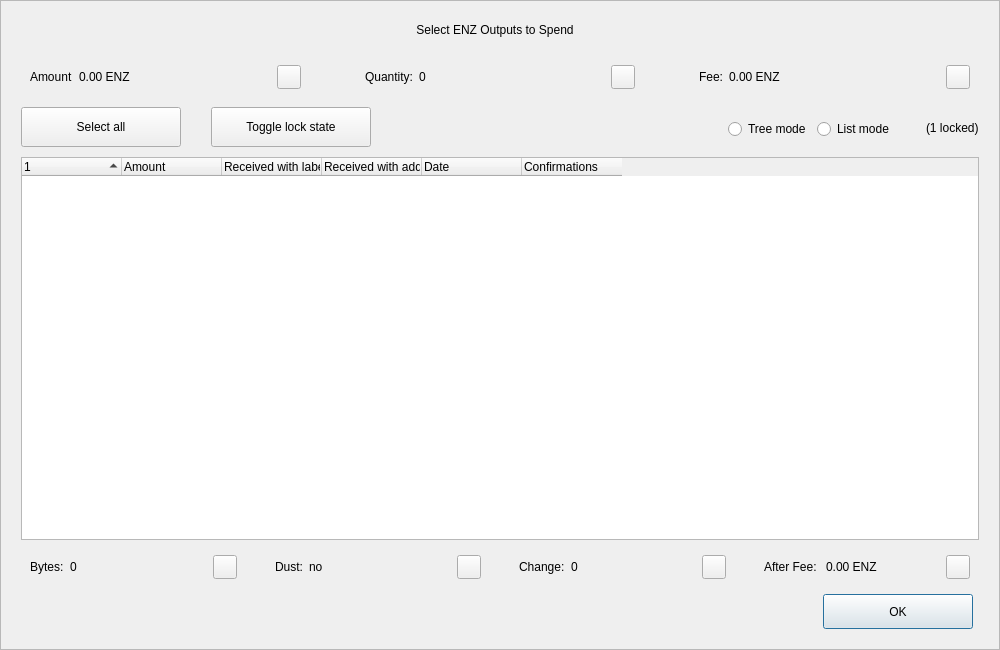
<?xml version="1.0" encoding="UTF-8"?>
<ui version="4.0">
 <class>CoinControlDialog</class>
 <widget class="QDialog" name="CoinControlDialog">
  <property name="geometry">
   <rect>
    <x>0</x>
    <y>0</y>
    <width>1000</width>
    <height>650</height>
   </rect>
  </property>
  <property name="minimumSize">
   <size>
    <width>950</width>
    <height>650</height>
   </size>
  </property>
  <property name="windowTitle">
   <string>Coin Selection</string>
  </property>
  <property name="styleSheet">
   <string notr="true"/>
  </property>
  <layout class="QVBoxLayout" name="verticalLayout">
   <property name="spacing">
    <number>0</number>
   </property>
   <property name="leftMargin">
    <number>0</number>
   </property>
   <property name="topMargin">
    <number>0</number>
   </property>
   <property name="rightMargin">
    <number>0</number>
   </property>
   <property name="bottomMargin">
    <number>0</number>
   </property>
   <item>
    <widget class="QFrame" name="frameContainer">
     <property name="toolTipDuration">
      <number>0</number>
     </property>
     <property name="frameShape">
      <enum>QFrame::StyledPanel</enum>
     </property>
     <property name="frameShadow">
      <enum>QFrame::Raised</enum>
     </property>
     <layout class="QVBoxLayout" name="verticalLayout_2">
      <property name="leftMargin">
       <number>0</number>
      </property>
      <property name="rightMargin">
       <number>0</number>
      </property>
      <property name="bottomMargin">
       <number>20</number>
      </property>
      <item>
       <layout class="QHBoxLayout" name="horizontalLayout_12">
        <property name="spacing">
         <number>0</number>
        </property>
        <property name="leftMargin">
         <number>20</number>
        </property>
        <property name="rightMargin">
         <number>30</number>
        </property>
        <item>
         <spacer name="horizontalSpacer_4">
          <property name="orientation">
           <enum>Qt::Horizontal</enum>
          </property>
          <property name="sizeHint" stdset="0">
           <size>
            <width>40</width>
            <height>20</height>
           </size>
          </property>
         </spacer>
        </item>
        <item>
         <widget class="QLabel" name="labelTitle">
          <property name="minimumSize">
           <size>
            <width>0</width>
            <height>40</height>
           </size>
          </property>
          <property name="maximumSize">
           <size>
            <width>16777215</width>
            <height>40</height>
           </size>
          </property>
          <property name="text">
           <string>Select ENZ Outputs to Spend</string>
          </property>
          <property name="alignment">
           <set>Qt::AlignCenter</set>
          </property>
          <property name="margin">
           <number>7</number>
          </property>
         </widget>
        </item>
        <item>
         <spacer name="horizontalSpacer_5">
          <property name="orientation">
           <enum>Qt::Horizontal</enum>
          </property>
          <property name="sizeHint" stdset="0">
           <size>
            <width>40</width>
            <height>20</height>
           </size>
          </property>
         </spacer>
        </item>
       </layout>
      </item>
      <item>
       <layout class="QHBoxLayout" name="horizontalLayout_8">
        <property name="leftMargin">
         <number>20</number>
        </property>
        <property name="rightMargin">
         <number>20</number>
        </property>
        <item>
         <widget class="QWidget" name="layoutAmount" native="true">
          <layout class="QHBoxLayout" name="horizontalLayout_9" stretch="0,1,0">
           <item>
            <widget class="QLabel" name="labelCoinControlAmountText">
             <property name="text">
              <string>Amount</string>
             </property>
            </widget>
           </item>
           <item>
            <widget class="QLabel" name="labelCoinControlAmount">
             <property name="text">
              <string>0.00 ENZ</string>
             </property>
            </widget>
           </item>
           <item alignment="Qt::AlignHCenter|Qt::AlignVCenter">
            <widget class="QPushButton" name="pushButtonAmount">
             <property name="minimumSize">
              <size>
               <width>0</width>
               <height>24</height>
              </size>
             </property>
             <property name="maximumSize">
              <size>
               <width>24</width>
               <height>26</height>
              </size>
             </property>
             <property name="focusPolicy">
              <enum>Qt::NoFocus</enum>
             </property>
             <property name="styleSheet">
              <string notr="true">padding-bottom:2px;
padding-right:4px;</string>
             </property>
             <property name="text">
              <string/>
             </property>
            </widget>
           </item>
          </layout>
         </widget>
        </item>
        <item>
         <spacer name="horizontalSpacer_2">
          <property name="orientation">
           <enum>Qt::Horizontal</enum>
          </property>
          <property name="sizeType">
           <enum>QSizePolicy::Fixed</enum>
          </property>
          <property name="sizeHint" stdset="0">
           <size>
            <width>40</width>
            <height>20</height>
           </size>
          </property>
         </spacer>
        </item>
        <item>
         <widget class="QWidget" name="layoutQuantity" native="true">
          <layout class="QHBoxLayout" name="horizontalLayout_10" stretch="0,1,0">
           <item>
            <widget class="QLabel" name="labelCoinControlQuantityText">
             <property name="text">
              <string>Quantity:</string>
             </property>
            </widget>
           </item>
           <item>
            <widget class="QLabel" name="labelCoinControlQuantity">
             <property name="text">
              <string>0</string>
             </property>
            </widget>
           </item>
           <item alignment="Qt::AlignHCenter|Qt::AlignVCenter">
            <widget class="QPushButton" name="pushButtonQuantity">
             <property name="minimumSize">
              <size>
               <width>0</width>
               <height>24</height>
              </size>
             </property>
             <property name="maximumSize">
              <size>
               <width>24</width>
               <height>26</height>
              </size>
             </property>
             <property name="focusPolicy">
              <enum>Qt::NoFocus</enum>
             </property>
             <property name="styleSheet">
              <string notr="true">padding-bottom:2px;
               padding-right:4px;</string>
             </property>
             <property name="text">
              <string/>
             </property>
            </widget>
           </item>
          </layout>
         </widget>
        </item>
        <item>
         <spacer name="horizontalSpacer_22">
          <property name="orientation">
           <enum>Qt::Horizontal</enum>
          </property>
          <property name="sizeType">
           <enum>QSizePolicy::Fixed</enum>
          </property>
          <property name="sizeHint" stdset="0">
           <size>
            <width>40</width>
            <height>20</height>
           </size>
          </property>
         </spacer>
        </item>
        <item>
         <widget class="QWidget" name="layoutFee" native="true">
          <layout class="QHBoxLayout" name="horizontalLayout_11" stretch="0,1,0">
           <item>
            <widget class="QLabel" name="labelCoinControlFeeText">
             <property name="text">
              <string>Fee:</string>
             </property>
            </widget>
           </item>
           <item>
            <widget class="QLabel" name="labelCoinControlFee">
             <property name="text">
              <string>0.00 ENZ</string>
             </property>
            </widget>
           </item>
           <item alignment="Qt::AlignHCenter|Qt::AlignVCenter">
            <widget class="QPushButton" name="pushButtonFee">
             <property name="minimumSize">
              <size>
               <width>0</width>
               <height>24</height>
              </size>
             </property>
             <property name="maximumSize">
              <size>
               <width>24</width>
               <height>26</height>
              </size>
             </property>
             <property name="focusPolicy">
              <enum>Qt::NoFocus</enum>
             </property>
             <property name="styleSheet">
              <string notr="true">padding-bottom:2px;
               padding-right:4px;</string>
             </property>
             <property name="text">
              <string/>
             </property>
            </widget>
           </item>
          </layout>
         </widget>
        </item>
       </layout>
      </item>
      <item>
       <widget class="QFrame" name="frame">
        <property name="minimumSize">
         <size>
          <width>0</width>
          <height>40</height>
         </size>
        </property>
        <property name="styleSheet">
         <string notr="true">#frame {
	border:0;
}</string>
        </property>
        <property name="frameShape">
         <enum>QFrame::StyledPanel</enum>
        </property>
        <property name="frameShadow">
         <enum>QFrame::Sunken</enum>
        </property>
        <layout class="QHBoxLayout" name="horizontalLayout">
         <property name="spacing">
          <number>0</number>
         </property>
         <property name="leftMargin">
          <number>20</number>
         </property>
         <property name="topMargin">
          <number>0</number>
         </property>
         <property name="rightMargin">
          <number>20</number>
         </property>
         <property name="bottomMargin">
          <number>0</number>
         </property>
         <item>
          <layout class="QHBoxLayout" name="horizontalLayoutPanel" stretch="0,0,0,0,0,0">
           <property name="spacing">
            <number>20</number>
           </property>
           <item>
            <widget class="QPushButton" name="pushButtonSelectAll">
             <property name="sizePolicy">
              <sizepolicy hsizetype="Maximum" vsizetype="Fixed">
               <horstretch>0</horstretch>
               <verstretch>0</verstretch>
              </sizepolicy>
             </property>
             <property name="minimumSize">
              <size>
               <width>160</width>
               <height>40</height>
              </size>
             </property>
             <property name="maximumSize">
              <size>
               <width>16777215</width>
               <height>40</height>
              </size>
             </property>
             <property name="text">
              <string>Select all</string>
             </property>
             <property name="checkable">
              <bool>true</bool>
             </property>
             <property name="checked">
              <bool>false</bool>
             </property>
             <property name="autoExclusive">
              <bool>false</bool>
             </property>
             <property name="autoDefault">
              <bool>false</bool>
             </property>
            </widget>
           </item>
           <item>
            <spacer name="horizontalSpacer_6">
             <property name="orientation">
              <enum>Qt::Horizontal</enum>
             </property>
             <property name="sizeType">
              <enum>QSizePolicy::Fixed</enum>
             </property>
             <property name="sizeHint" stdset="0">
              <size>
               <width>10</width>
               <height>20</height>
              </size>
             </property>
            </spacer>
           </item>
           <item>
            <widget class="QPushButton" name="pushButtonToggleLock">
             <property name="sizePolicy">
              <sizepolicy hsizetype="Maximum" vsizetype="Fixed">
               <horstretch>0</horstretch>
               <verstretch>0</verstretch>
              </sizepolicy>
             </property>
             <property name="minimumSize">
              <size>
               <width>160</width>
               <height>40</height>
              </size>
             </property>
             <property name="maximumSize">
              <size>
               <width>16777215</width>
               <height>40</height>
              </size>
             </property>
             <property name="text">
              <string>Toggle lock state</string>
             </property>
             <property name="checkable">
              <bool>true</bool>
             </property>
             <property name="autoExclusive">
              <bool>false</bool>
             </property>
             <property name="autoDefault">
              <bool>false</bool>
             </property>
            </widget>
           </item>
           <item>
            <spacer name="horizontalSpacer_7">
             <property name="orientation">
              <enum>Qt::Horizontal</enum>
             </property>
             <property name="sizeType">
              <enum>QSizePolicy::Expanding</enum>
             </property>
             <property name="sizeHint" stdset="0">
              <size>
               <width>30</width>
               <height>20</height>
              </size>
             </property>
            </spacer>
           </item>
           <item alignment="Qt::AlignRight">
            <widget class="QGroupBox" name="groupBox_2">
             <property name="styleSheet">
              <string notr="true">#groupBox_2 {
    background-color:transparent;
    border-radius:0;
}</string>
             </property>
             <property name="title">
              <string/>
             </property>
             <layout class="QHBoxLayout" name="horizontalLayout_14">
              <item>
               <widget class="QRadioButton" name="radioTreeMode">
                <property name="sizePolicy">
                 <sizepolicy hsizetype="Maximum" vsizetype="Fixed">
                  <horstretch>0</horstretch>
                  <verstretch>0</verstretch>
                 </sizepolicy>
                </property>
                <property name="text">
                 <string>Tree mode</string>
                </property>
               </widget>
              </item>
              <item>
               <widget class="QRadioButton" name="radioListMode">
                <property name="sizePolicy">
                 <sizepolicy hsizetype="Maximum" vsizetype="Fixed">
                  <horstretch>0</horstretch>
                  <verstretch>0</verstretch>
                 </sizepolicy>
                </property>
                <property name="text">
                 <string>List mode</string>
                </property>
                <property name="checked">
                 <bool>false</bool>
                </property>
               </widget>
              </item>
             </layout>
            </widget>
           </item>
           <item>
            <widget class="QLabel" name="labelLocked">
             <property name="text">
              <string>(1 locked)</string>
             </property>
            </widget>
           </item>
          </layout>
         </item>
        </layout>
       </widget>
      </item>
      <item>
       <layout class="QHBoxLayout" name="horizontalLayout_13">
        <property name="leftMargin">
         <number>20</number>
        </property>
        <property name="rightMargin">
         <number>20</number>
        </property>
        <item>
         <widget class="CoinControlTreeWidget" name="treeWidget">
          <property name="contextMenuPolicy">
           <enum>Qt::CustomContextMenu</enum>
          </property>
          <property name="styleSheet">
           <string notr="true"/>
          </property>
          <property name="sortingEnabled">
           <bool>false</bool>
          </property>
          <property name="columnCount">
           <number>6</number>
          </property>
          <attribute name="headerShowSortIndicator" stdset="0">
           <bool>true</bool>
          </attribute>
          <attribute name="headerStretchLastSection">
           <bool>false</bool>
          </attribute>
          <column>
           <property name="text">
            <string/>
           </property>
          </column>
          <column>
           <property name="text">
            <string>Amount</string>
           </property>
          </column>
          <column>
           <property name="text">
            <string>Received with label</string>
           </property>
          </column>
          <column>
           <property name="text">
            <string>Received with address</string>
           </property>
          </column>
          <column>
           <property name="text">
            <string>Date</string>
           </property>
          </column>
          <column>
           <property name="text">
            <string>Confirmations</string>
           </property>
           <property name="toolTip">
            <string>Confirmed</string>
           </property>
          </column>
         </widget>
        </item>
       </layout>
      </item>
      <item>
       <layout class="QHBoxLayout" name="horizontalLayout_3">
        <property name="spacing">
         <number>20</number>
        </property>
        <property name="leftMargin">
         <number>20</number>
        </property>
        <property name="rightMargin">
         <number>20</number>
        </property>
        <item>
         <widget class="QWidget" name="layoutBytes" native="true">
          <layout class="QHBoxLayout" name="horizontalLayout_4" stretch="0,1,0">
           <item>
            <widget class="QLabel" name="labelCoinControlBytesText">
             <property name="text">
              <string>Bytes:</string>
             </property>
            </widget>
           </item>
           <item>
            <widget class="QLabel" name="labelCoinControlBytes">
             <property name="text">
              <string>0</string>
             </property>
            </widget>
           </item>
           <item alignment="Qt::AlignHCenter|Qt::AlignVCenter">
            <widget class="QPushButton" name="pushButtonBytes">
             <property name="minimumSize">
              <size>
               <width>0</width>
               <height>24</height>
              </size>
             </property>
             <property name="maximumSize">
              <size>
               <width>24</width>
               <height>26</height>
              </size>
             </property>
             <property name="focusPolicy">
              <enum>Qt::NoFocus</enum>
             </property>
             <property name="styleSheet">
              <string notr="true">padding-bottom:2px;
               padding-right:4px;</string>
             </property>
             <property name="text">
              <string/>
             </property>
            </widget>
           </item>
          </layout>
         </widget>
        </item>
        <item>
         <widget class="QWidget" name="layoutDust" native="true">
          <layout class="QHBoxLayout" name="horizontalLayout_5" stretch="0,1,0">
           <item>
            <widget class="QLabel" name="labelCoinControlLowOutputText">
             <property name="text">
              <string>Dust:</string>
             </property>
            </widget>
           </item>
           <item>
            <widget class="QLabel" name="labelCoinControlLowOutput">
             <property name="text">
              <string>no</string>
             </property>
            </widget>
           </item>
           <item alignment="Qt::AlignHCenter|Qt::AlignVCenter">
            <widget class="QPushButton" name="pushButtonDust">
             <property name="minimumSize">
              <size>
               <width>0</width>
               <height>24</height>
              </size>
             </property>
             <property name="maximumSize">
              <size>
               <width>24</width>
               <height>26</height>
              </size>
             </property>
             <property name="focusPolicy">
              <enum>Qt::NoFocus</enum>
             </property>
             <property name="styleSheet">
              <string notr="true">padding-bottom:2px;
               padding-right:4px;</string>
             </property>
             <property name="text">
              <string/>
             </property>
            </widget>
           </item>
          </layout>
         </widget>
        </item>
        <item>
         <widget class="QWidget" name="layoutChange" native="true">
          <layout class="QHBoxLayout" name="horizontalLayout_6" stretch="0,1,0">
           <item>
            <widget class="QLabel" name="labelCoinControlChangeText">
             <property name="text">
              <string>Change:</string>
             </property>
            </widget>
           </item>
           <item>
            <widget class="QLabel" name="labelCoinControlChange">
             <property name="text">
              <string>0</string>
             </property>
            </widget>
           </item>
           <item alignment="Qt::AlignHCenter|Qt::AlignVCenter">
            <widget class="QPushButton" name="pushButtonChange">
             <property name="minimumSize">
              <size>
               <width>0</width>
               <height>24</height>
              </size>
             </property>
             <property name="maximumSize">
              <size>
               <width>24</width>
               <height>26</height>
              </size>
             </property>
             <property name="focusPolicy">
              <enum>Qt::NoFocus</enum>
             </property>
             <property name="styleSheet">
              <string notr="true">padding-bottom:2px;
               padding-right:4px;</string>
             </property>
             <property name="text">
              <string/>
             </property>
            </widget>
           </item>
          </layout>
         </widget>
        </item>
        <item>
         <widget class="QWidget" name="layoutAfter" native="true">
          <layout class="QHBoxLayout" name="horizontalLayout_7" stretch="0,1,0">
           <item>
            <widget class="QLabel" name="labelCoinControlAfterFeeText">
             <property name="text">
              <string>After Fee: </string>
             </property>
            </widget>
           </item>
           <item>
            <widget class="QLabel" name="labelCoinControlAfterFee">
             <property name="text">
              <string>0.00 ENZ</string>
             </property>
            </widget>
           </item>
           <item alignment="Qt::AlignHCenter|Qt::AlignVCenter">
            <widget class="QPushButton" name="pushButtonAlterFee">
             <property name="minimumSize">
              <size>
               <width>0</width>
               <height>24</height>
              </size>
             </property>
             <property name="maximumSize">
              <size>
               <width>24</width>
               <height>26</height>
              </size>
             </property>
             <property name="focusPolicy">
              <enum>Qt::NoFocus</enum>
             </property>
             <property name="styleSheet">
              <string notr="true">padding-bottom:2px;
               padding-right:4px;</string>
             </property>
             <property name="text">
              <string/>
             </property>
            </widget>
           </item>
          </layout>
         </widget>
        </item>
       </layout>
      </item>
      <item>
       <layout class="QHBoxLayout" name="horizontalLayout_2">
        <property name="spacing">
         <number>0</number>
        </property>
        <property name="leftMargin">
         <number>20</number>
        </property>
        <property name="rightMargin">
         <number>26</number>
        </property>
        <item>
         <spacer name="horizontalSpacer_3">
          <property name="orientation">
           <enum>Qt::Horizontal</enum>
          </property>
          <property name="sizeHint" stdset="0">
           <size>
            <width>558</width>
            <height>20</height>
           </size>
          </property>
         </spacer>
        </item>
        <item>
         <widget class="QPushButton" name="pushButtonOk">
          <property name="minimumSize">
           <size>
            <width>150</width>
            <height>35</height>
           </size>
          </property>
          <property name="text">
           <string>OK</string>
          </property>
         </widget>
        </item>
       </layout>
      </item>
     </layout>
    </widget>
   </item>
  </layout>
 </widget>
 <customwidgets>
  <customwidget>
   <class>CoinControlTreeWidget</class>
   <extends>QTreeWidget</extends>
   <header>coincontroltreewidget.h</header>
  </customwidget>
 </customwidgets>
 <resources/>
 <connections/>
</ui>
